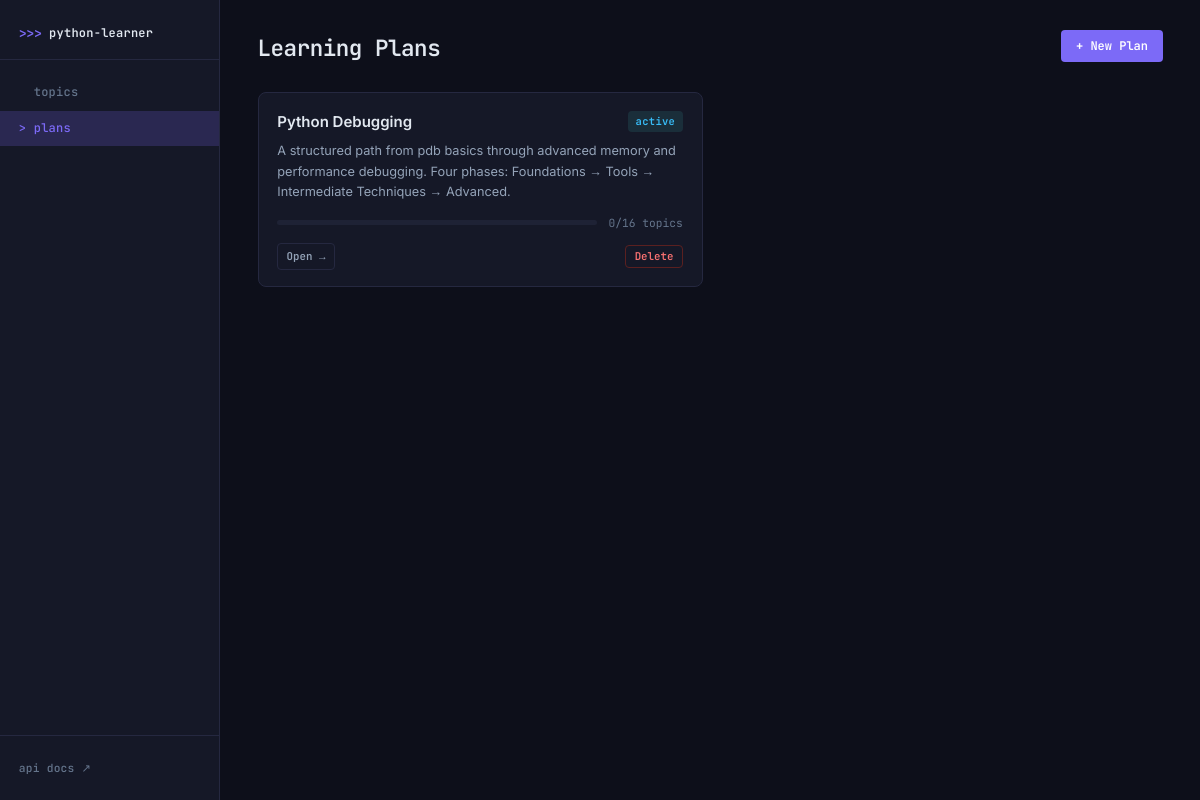
The app's page /plans/ with its own data.
### app/models/plan.py (models this page shows, shortened)
class LearningPlan(Base):
    __tablename__ = "learning_plans"
    id: Mapped[int] = mapped_column(primary_key=True)
    name: Mapped[str]
    description: Mapped[Optional[str]] = mapped_column(Text, nullable=True)
    status: Mapped[str] = mapped_column(default="active")  # active | paused | completed
    created_at: Mapped[datetime] = mapped_column(DateTime, server_default=func.now())
    items: Mapped[list[PlanItem]] = relationship(
        "PlanItem",
        back_populates="plan",
        order_by="PlanItem.position",
        cascade="all, delete-orphan",
    )

class PlanItem(Base):
    __tablename__ = "plan_items"
    __table_args__ = (
        UniqueConstraint("plan_id", "topic_id", name="uq_plan_topic"),
    )
    id: Mapped[int] = mapped_column(primary_key=True)
    plan_id: Mapped[int] = mapped_column(ForeignKey("learning_plans.id"))
    topic_id: Mapped[int] = mapped_column(ForeignKey("topics.id"))
    position: Mapped[int] = mapped_column(default=0)
    status: Mapped[str] = mapped_column(default="not_started")  # not_started | in_progress | done
    notes: Mapped[Optional[str]] = mapped_column(Text, nullable=True)
    plan: Mapped[LearningPlan] = relationship("LearningPlan", back_populates="items")
    topic: Mapped[Topic] = relationship("Topic", back_populates="plan_items")

### app/routers/plans.py (the view)
@router.get("/", response_class=HTMLResponse)
def plans_index(request: Request, db: Session = Depends(get_db)):
    plans = plan_svc.get_all_plans(db)
    return templates.TemplateResponse(
        request, "plans/index.html",
        {"plans": plans},
    )

### app/templates/plans/index.html (shortened to what this page needs)
{% extends "base.html" %}
{% block content %}
<div class="page-header">
  <h1>Learning Plans</h1>
  <button class="btn btn-primary" onclick="toggleForm('add-plan-form')">+ New Plan</button>
</div>
{% include "partials/plan_list.html" %}
{% endblock %}

### app/templates/partials/plan_list.html (shortened to what this page needs)
<div id="plan-list">
  {% if not plans %}
    <div class="empty-state">
      <p class="empty-title">No learning plans yet.</p>
      <p class="empty-sub">Create a plan to organize topics into a curriculum.</p>
    </div>
  {% else %}
    <div class="plan-grid">
      {% for plan in plans %}
      <div class="plan-card" id="plan-{{ plan.id }}">
        <div class="plan-card-header">
          <a href="/plans/{{ plan.id }}" class="plan-name">{{ plan.name }}</a>
          <span class="badge badge-plan-{{ plan.status }}">{{ plan.status }}</span>
        </div>
        {% if plan.description %}
          <p class="plan-desc">{{ plan.description }}</p>
        {% endif %}
        <div class="progress-row">
          <div class="progress-bar">
          </div>
          <span class="progress-label">{{ plan.done_count }}/{{ plan.item_count }} topics</span>
        </div>
        <div class="plan-card-footer">
          <a href="/plans/{{ plan.id }}" class="btn btn-ghost btn-sm">Open →</a>
          <button class="btn btn-danger btn-sm"
                  hx-delete="/plans/{{ plan.id }}"
                  hx-target="#plan-{{ plan.id }}"
                  hx-swap="outerHTML"
                  hx-confirm="Delete plan '{{ plan.name }}'?">
            Delete
          </button>
        </div>
      </div>
      {% endfor %}
    </div>
  {% endif %}
</div>

### static/app.css (style rules this page uses)
:root { --bg: #0d0f1a; --surface: #151827; --surface-2: #1e2235; --border: #252840; --border-2: #2f3350; --primary: #7c6af7; --primary-dim: #4a3fbf; --primary-glow:#7c6af733; --text: #e2e8f0; --text-muted: #64748b; --text-dim: #94a3b8; --success: #34d399; --warning: #fbbf24; --danger: #f87171; --info: #38bdf8; --font-ui: 'JetBrains Mono', monospace; --font-body: 'Inter', sans-serif; --font-code: 'JetBrains Mono', monospace; --radius: 8px; --radius-sm:4px; --sidebar-w:220px; }
*, *::before, *::after { box-sizing: border-box; margin: 0; padding: 0; }
html { font-size: 15px; }
body { background: var(--bg); color: var(--text); font-family: var(--font-body); display: flex; min-height: 100vh; line-height: 1.6; }
a { color: var(--primary); text-decoration: none; }
.page-header { display: flex; justify-content: space-between; align-items: flex-start; margin-bottom: 1.75rem; gap: 1rem; }
.page-header h1 { font-family: var(--font-ui); font-size: 1.5rem; font-weight: 600; color: var(--text); letter-spacing: -.02em; }
.plan-grid { display: grid; grid-template-columns: repeat(auto-fill, minmax(300px, 1fr)); gap: 1rem; }
.plan-card { background: var(--surface); border: 1px solid var(--border); border-radius: var(--radius); padding: 1.1rem 1.25rem; }
.plan-card-header { display: flex; justify-content: space-between; align-items: center; margin-bottom: .5rem; }
.plan-name { font-weight: 600; font-size: 1rem; color: var(--text); }
.plan-desc { font-size: .85rem; color: var(--text-dim); margin-bottom: .75rem; }
.plan-card-footer { display: flex; justify-content: space-between; align-items: center; margin-top: .75rem; }
.progress-row { display: flex; align-items: center; gap: .75rem; margin-top: .5rem; }
.progress-bar { flex: 1; height: 5px; background: var(--surface-2); border-radius: 99px; overflow: hidden; }
.progress-label { font-size: .75rem; color: var(--text-muted); white-space: nowrap; font-family: var(--font-ui); }
.badge { display: inline-flex; align-items: center; padding: .15rem .5rem; border-radius: var(--radius-sm); font-family: var(--font-ui); font-size: .7rem; font-weight: 600; letter-spacing: .03em; white-space: nowrap; }
.badge-plan-active { background: #1a2e3a; color: var(--info); }
.btn { display: inline-flex; align-items: center; gap: .35rem; padding: .45rem .9rem; border-radius: var(--radius-sm); border: 1px solid transparent; font-family: var(--font-ui); font-size: .8rem; font-weight: 600; cursor: pointer; transition: background .15s, color .15s, border-color .15s, opacity .15s; text-decoration: none; white-space: nowrap; }
.btn-primary { background: var(--primary); color: #fff; }
.btn-ghost { background: transparent; color: var(--text-dim); border-color: var(--border); }
.btn-danger { background: transparent; color: var(--danger); border-color: #5a2020; }
.btn-sm { padding: .25rem .55rem; font-size: .72rem; }

### records on screen
LearningPlan: name "Python Debugging", status "active", description "A structured path from pdb basics through advanced memory and performance debugging. Four phases: Foundations → Tools → Intermediate Techniques → Advanced.", done_count "0", item_count "16"
